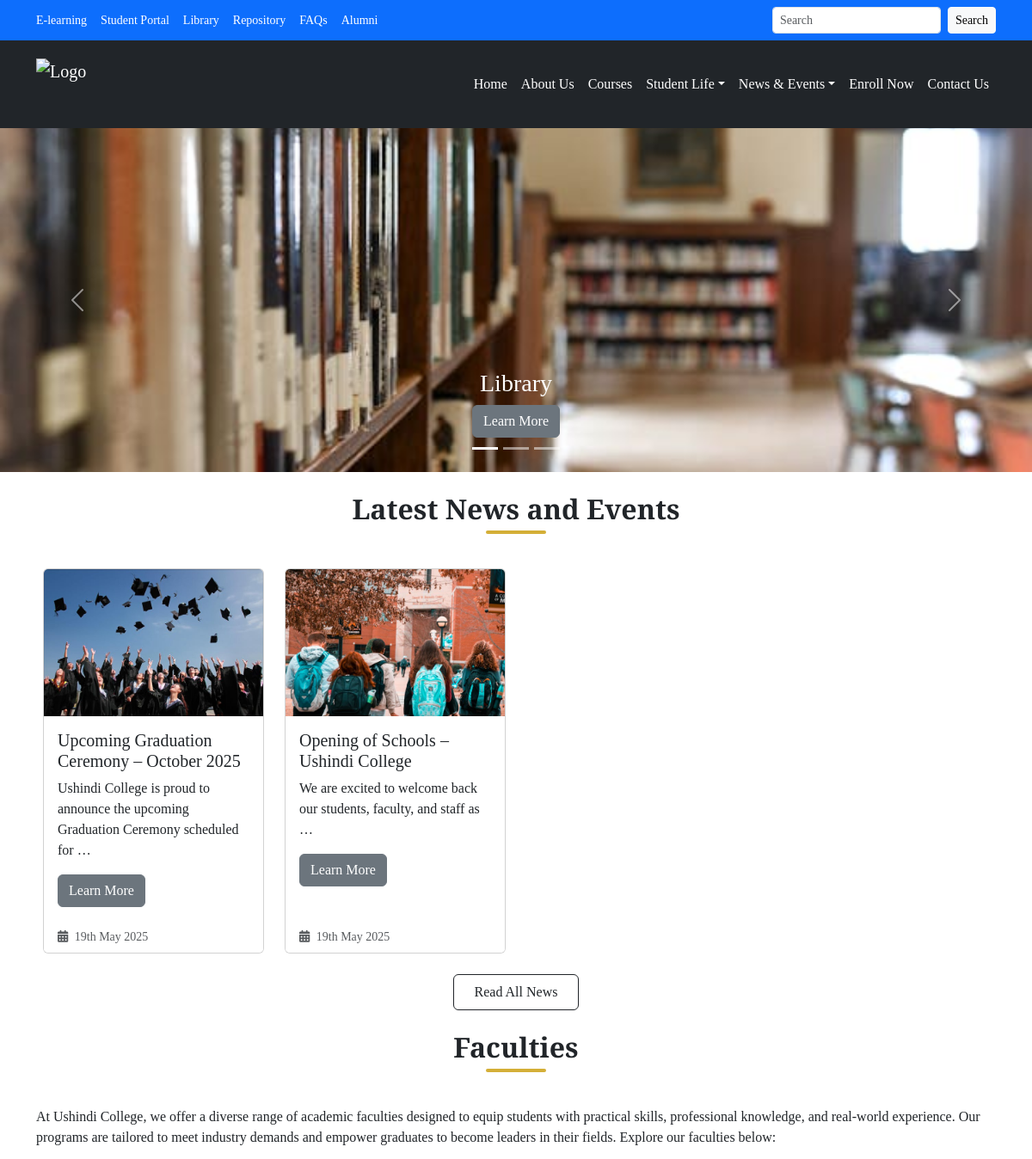
The app's page / (upper part), older data.
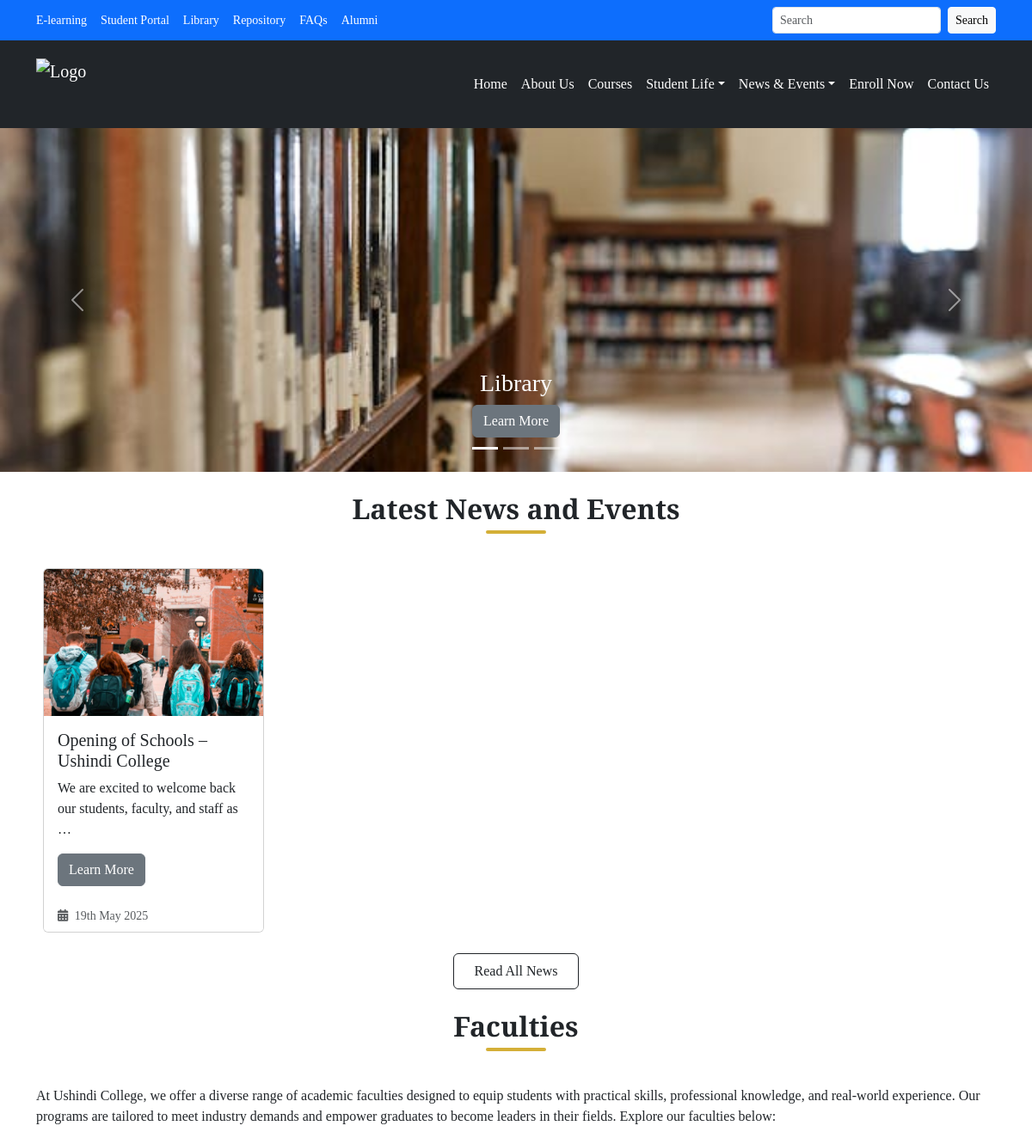
The same page, newer data.
### myapp/models.py (models this page shows, shortened)
class CarouselSlide(models.Model):
    title = models.CharField(max_length=100)
    image = models.ImageField(upload_to="carousel/")
    link = models.URLField(null=True, blank=True)

class NewsEvents(models.Model):
    title = models.CharField(max_length=100)
    description = models.TextField()
    image = models.ImageField(upload_to="news/")
    date = models.DateTimeField(auto_now_add=True)
    slug = models.SlugField(max_length=100, unique=True, blank=True)
    is_new = models.BooleanField(default=True)
    class Meta:
        verbose_name_plural = 'News & Events'

### myapp/views.py (the view)
# urls.py: 2. Add a URL to urlpatterns:  path('', views.home, name='home')
def home(request):
    slides = CarouselSlide.objects.all()
    news_events = NewsEvents.objects.filter(is_new=True).order_by('-date')[:4]
    faculties = Faculty.objects.all()
    gallery_images = GalleryImage.objects.all()[:9]
    testimonials = Testimonial.objects.all()[:4]
    context = {
        'slides': slides,
        'news_events': news_events,
        'faculties': faculties,
        'gallery': gallery_images,
        'testimonials': testimonials,
    }
    return render(request, 'home.html', context)

### myapp/context_processors.py (called while the page is built)
def logo_details(request):
  logo = Logo.objects.first()
  return {'logo': logo}

def social_links(request):
    social_links = SocialLinks.objects.all()
    return {'social_links': social_links}

### templates/home.html (shortened to what this page needs)
{% extends 'master.html' %}
{% load static %}
{% block content %}
    <div id="demo" class="carousel slide" data-bs-ride="carousel">
        <div class="carousel-indicators">
            {% for slide in slides %}
                <button type="button" data-bs-target="#demo" data-bs-slide-to="{{ forloop.counter0 }}"
                        class="{% if forloop.first %}active{% endif %}"></button>
            {% endfor %}
        </div>
        <div class="carousel-inner">
            {% for slide in slides %}
                <div class="carousel-item {% if forloop.first %}active{% endif %}">
                    <img src="{{ slide.image.url }}" alt="{{ slide.title }}" class="d-block w-100">
                    <div class="carousel-caption">
                        <h3>{{ slide.title }}</h3>
                        {% if slide.link %}
                            <a href="{{ slide.link }}" class="btn btn-secondary">Learn More</a>
                        {% endif %}
                    </div>
                </div>
            {% endfor %}
        </div>
        <button class="carousel-control-prev" type="button" data-bs-target="#demo" data-bs-slide="prev">
            <span class="carousel-control-prev-icon"></span>
        </button>
        <button class="carousel-control-next" type="button" data-bs-target="#demo" data-bs-slide="next">
            <span class="carousel-control-next-icon"></span>
        </button>
    </div>
    <div class="container mt-4">
        <div class="underline-title-wrap">
            <h2 class="underline-title">Latest News and Events</h2>
        </div>
        <div class="row g-4 px-2">
            {% for item in news_events %}
                <div class="col-md-3">
                    <div class="card h-100">
                        <img src="{{ item.image.url }}" alt="{{ item.title }}" class="card-img-top">
                        <div class="card-body">
                            <h5 class="card-title">{{ item.title }}</h5>
                            <p class="card-text">{{ item.description|truncatewords:12 }}</p>
                            <a class="btn btn-secondary" href="{% url 'news_events_detail' item.slug %}">Learn More</a>
                        </div>
                        <div class="card-footer text-muted small bg-white border-0">
                            <i class="fa fa-calendar-alt me-1"></i> {{ item.date|date:"jS M Y" }}
                        </div>
                    </div>
                </div>
            {% endfor %}
        </div>
        <div class="text-center mt-4 mb-4">
            <a class="btn btn btn-outline-dark px-4 py-2" href="{% url 'upcomingNewsEvents' %}">Read All News</a>
        </div>
    </div>
    <div class="container">
        <div class="underline-title-wrap">
            <h2 class="underline-title">Faculties</h2>
        </div>
        <div class="row">
            <p>At Ushindi College, we offer a diverse range of academic faculties designed to equip students with
                practical skills, professional knowledge, and real-world experience. Our programs are tailored to meet
                industry demands and empower graduates to become leaders in their fields. Explore our faculties
                below:</p>
        </div>
    </div>
{% endblock %}

Row changes from the older to the newer data that the page shows:
no longer on this page (row edited): NewsEvents: image (picture), title "Upcoming Graduation Ceremony – October 2025", description "Ushindi College is proud to announce the upcoming Graduation Ceremony scheduled for …", date "19th May 2025"
